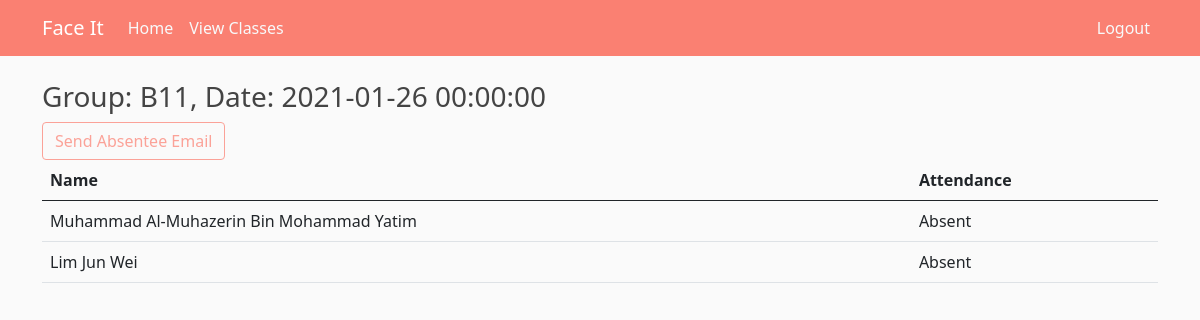
The app's page /view_attendance/1 (signed in) with its own data.
### models.py (models this page shows, shortened)
class Indexes(db.Model):
    id = db.Column(db.Integer, primary_key=True)
    indexId = db.Column(db.Integer, nullable=False)
    className = db.Column(db.String(5), nullable=False)
    courseId = db.Column(db.Integer, db.ForeignKey('courses.id'), nullable=False)
    staffInCharged = db.relationship('StaffInCharged', backref='index', lazy=True)
    dates = db.relationship('IndexDates', backref='index', lazy=True)

class IndexDates(db.Model):
    id = db.Column(db.Integer, primary_key=True)
    date = db.Column(db.DateTime, nullable=False)
    attendance_started = db.Column(db.Boolean, default=False, nullable=False)
    indexId = db.Column(db.Integer, db.ForeignKey('indexes.indexId'), nullable=False)
    attendance = db.relationship('Attendance', backref='indexDate', lazy=True)

class Attendance(db.Model):
    id = db.Column(db.Integer, primary_key=True)
    indexDateId = db.Column(db.Integer, db.ForeignKey('index_dates.id'), nullable=False)
    studentId = db.Column(db.Integer, db.ForeignKey('students.id'), nullable=False)
    attendance = db.Column(db.String(10), default='Absent', nullable=False)   # Absent/Present

class Students(db.Model):
    id = db.Column(db.Integer, primary_key=True)
    name = db.Column(db.String(100), nullable=False)
    matricNo = db.Column(db.String(10), unique=True, nullable=False)
    email = db.Column(db.String(120), unique=True, nullable=False)
    attendances = db.relationship('Attendance', backref='student', lazy=True)

### app.py (the view)
@app.route('/view_attendance/<int:class_date_id>')
@login_required
def view_attendance(class_date_id):
    if current_user.role != 'staff':
        flash('You are not authorized to perform this action', 'danger')
        return redirect(url_for('dashboard'))
    prof = True if current_user.staff[0].role == "professor" else False
    dashboard_data = get_dashboard()
    attendances = Attendance.query.filter_by(indexDateId=class_date_id).all()
    return render_template('view_attendance.html', dashboard_data=dashboard_data, attendances=attendances,
                           date=attendances[0].indexDate.date, class_name=attendances[0].indexDate.index.className,
                           prof=prof, class_date_id=class_date_id)

### app.py (called while the page is built)
def get_dashboard():
    dashboard_data = values.dashboards['admin'] if current_user.role == 'admin' else \
        values.dashboards['staff']
    return dashboard_data

### models.py (called while the page is built)
@login_manager.user_loader
def load_user(user_id):
    return Users.query.get(int(user_id))

### templates/view_attendance.html (shortened to what this page needs)
{% extends "layout.html" %}
{% block content %}
    <h3>Group: {{ class_name }}, Date: {{ date }}</h3>
    {% if prof %}
        <a type="button" class="btn btn-outline-salmon" href="/send_absentee_email/{{ class_date_id }}" >Send Absentee Email</a>
    {% endif %}
    <table class="table">
        <thead>
            <tr>
                <th scope="col">Name</th>
                <th scope="col">Attendance</th>
            </tr>
        </thead>
        <tbody>
            {% for attend in attendances %}
            <tr>
                <td>{{ attend.student.name }}</td>
                <td>{{ attend.attendance }}</td>
            </tr>
            {% endfor %}
        </tbody>
    </table>
{% endblock content %}

### static/main.css (style rules this page uses)
body { background: #fafafa; color: #333333; margin-top: 5rem; }
h1, h2, h3, h4, h5, h6 { color: #444444; }
.btn-outline-salmon { color: #fba298; border-color: #fba298; }

### records on screen
Indexes: className "B11"
IndexDates: date "2021-01-26 00:00:00"
Attendance: student.name "Muhammad Al-Muhazerin Bin Mohammad Yatim", attendance "Absent"
Attendance: student.name "Lim Jun Wei", attendance "Absent"

### other values on screen
{{ dashboard_item.link.content }} "View Classes"
